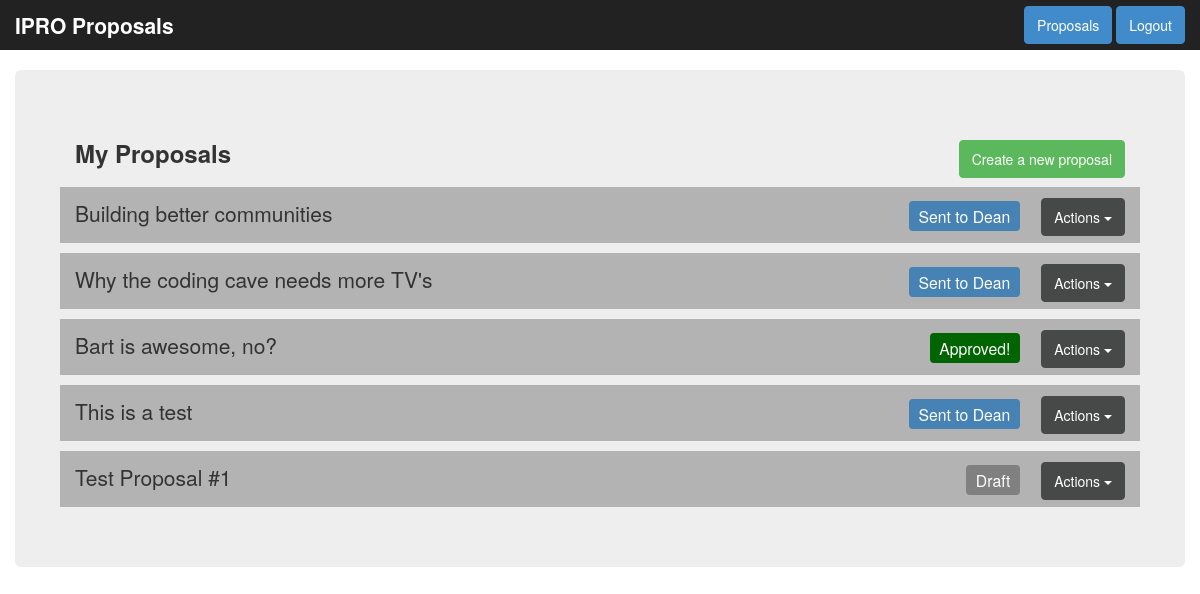
The page /dashboard.php (signed in) on the database as committed earlier.
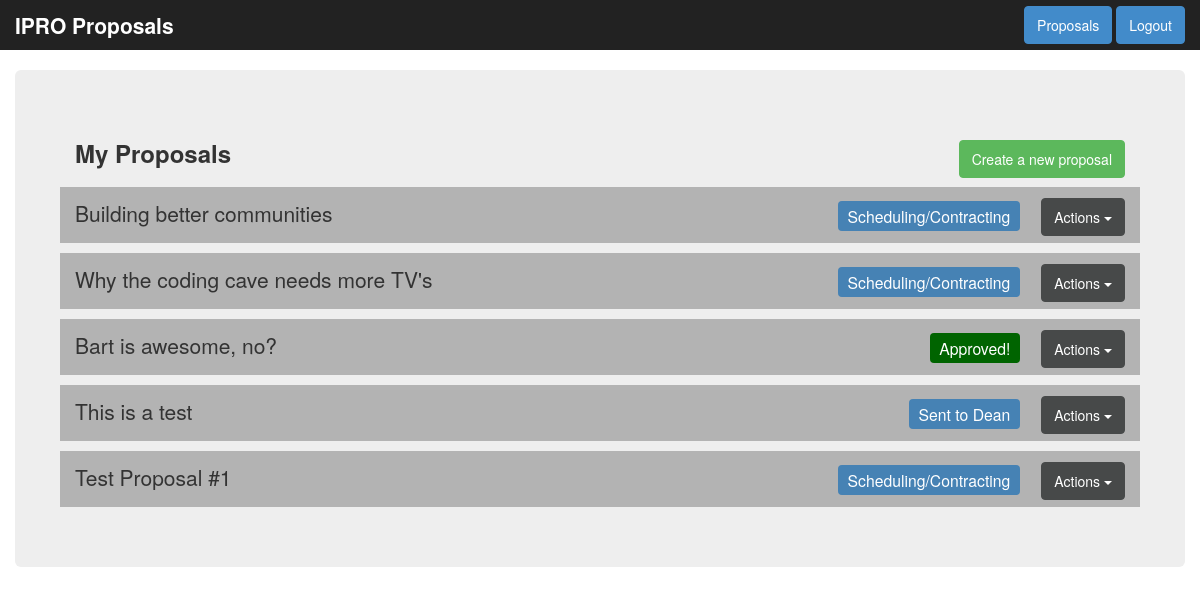
The same page on the database as committed later.
### tables this page shows
CREATE TABLE IF NOT EXISTS `proposals` (
  `ID` int(9) NOT NULL AUTO_INCREMENT,
  `Instructor` varchar(255) NOT NULL,
  `InstructorEmail` varchar(255) NOT NULL,
  `CoInstructor` varchar(255) NOT NULL,
  `CoInstructorEmail` varchar(255) NOT NULL,
  `Sponsor` varchar(255) NOT NULL,
  `ApprovingDean` int(9) NOT NULL,
  `Title` varchar(255) NOT NULL,
  `Problem` text NOT NULL,
  `Objective` text NOT NULL,
  `Approach` text NOT NULL,
  `Semester` varchar(255) NOT NULL,
  `Days` text NOT NULL,
  `Time` varchar(255) NOT NULL,
  `CourseNumber` int(3) NOT NULL,
  `OwnerID` int(9) NOT NULL,
  `status` int(1) NOT NULL,
  PRIMARY KEY (`ID`)
);

### classes/Proposal.php (called while the page is built, shortened)
<?php
class Proposal {
    private $ID;
    private $Title;
    private $status;
    function __construct($proposalID){
        $this->dbconn = new Database();
        $this->dbconn = $this->dbconn->getConnection();
        if(intval($proposalID != 0)){
            $loadProposalSql = "SELECT * FROM proposals WHERE ID='".intval($proposalID)."' LIMIT 1";
            $loadProposalResult = $this->dbconn->query($loadProposalSql);
            if($loadProposalResult->num_rows == 1){
                $rows = $loadProposalResult->fetch_assoc();
                $this->ID = $rows['ID'];
                $this->Title = $rows['Title'];
                $this->status = $rows['status'];
            }
        }
    }
    static function getMyProposals(){
        $dbconnlocal = new Database();
        $dbconnlocal = $dbconnlocal->getConnection();
        $sql ="SELECT ID FROM proposals WHERE OwnerID='".intval($_SESSION['proposal_userID'])."'";
        $result = $dbconnlocal->query($sql);
        $proposalArray = array();
        while($row = $result->fetch_assoc()){
            $tempPropObj = new Proposal($row['ID']);
            array_push($proposalArray, $tempPropObj);
        }
        return $proposalArray;
    }
   function getID(){
       return $this->ID;
   }
   function getTitle(){
       return $this->Title;
   }
   function getStatus(){
       return $this->status;
   }
   static function convertStatusToText($statusID){
       switch ($statusID){
           case 0:
               $statusText = 'Draft';
               break;
           case 2:
               $statusText = 'Sent to Dean';
               break;
           case 5:
               $statusText = 'Scheduling/Contracting';
               break;
           case 6:
               $statusText = 'Approved!';
               break;
       }
       return $statusText;
   }
   static function convertStatusToClassColor($statusID){
       switch ($statusID){
           case 0:
               $statusClass = 'label-1';
               break;
           case 2:
               $statusClass = 'label-2';
               break;
           case 5:
               $statusClass = 'label-6';
               break;
           case 6:
               $statusClass = 'label-7';
               break;
       }
       return $statusClass;
   }
}
?>

### classes/Database.php (called while the page is built, shortened)
<?php
class Database{
    private static $database_conn;
    private static $databaseConnected = false;
    function __construct(){
        if(!self::$databaseConnected){
            include('config/database_config.php');
            self::$database_conn = new mysqli($database_location,$database_username,$database_password,$database_name);
            self::$databaseConnected = true;
            }
    }
    public function getConnection(){
        return self::$database_conn;
    }
}
?>

### dashboard.php (the view, shortened to what this page needs)
<!DOCTYPE html>
<html lang="en  ">
<head>
  <link href="css/bootstrap.min.css" rel="stylesheet">
  <link href="css/style.css" rel="stylesheet">
</head>
<body>
<?php
    include_once('include/nav.php');
?>
<div id="dashboard">
  <div class="container jumbotron">
    <div class="title">
      <h3>
        My Proposals
        <div class="pull-right">
          <a href="Proposal.php?newFlag=1" class="btn btn-success">Create a new proposal</a>
        </div>
      </h3>
    </div>
      <?php
        $proposalArray = Proposal::getMyProposals();
      ?>
    <ul id="proposal-list">
       <?php
       for($i=0;$i<count($proposalArray);$i++){
           echo '<li class="proposal-item row">
                    <div class="col-lg-7">
                        <a href="showProposal.php?proposalID='.$proposalArray[$i]->getID().'"><span>'.$proposalArray[$i]->getTitle().'</span></a>
                    </div>
                    <div class="col-lg-5 text-right">
                        <span class="label '.Proposal::convertStatusToClassColor($proposalArray[$i]->getStatus()).'">'.Proposal::convertStatusToText($proposalArray[$i]->getStatus()).'</span>
                        <div class="btn-group">
                            <button type="button" class="btn btn-default dropdown-toggle" data-toggle="dropdown">
                              Actions <span class="caret"></span>
                            </button>
                            <ul class="dropdown-menu">
                                <li><a href="Proposal.php?proposalID='.$proposalArray[$i]->getID().'">Edit</a></li>
                                <li><a href="showProposal.php?proposalID='.$proposalArray[$i]->getID().'">View</a></li>
                                <li><a href="#">Submit</a></li>
                                <li><a href="#">Archive</a></li>
                            </ul>
                        </div>
                    </div>
                </li>';
       }
       ?>
</body>
</html>

Rows that differ between the two databases and show on the page:
changed proposals "Building better communities": status "Sent to Dean" → "Scheduling/Contracting"
changed proposals "Why the coding cave needs more TV's": status "Sent to Dean" → "Scheduling/Contracting"
changed proposals "Test Proposal #1": status "Draft" → "Scheduling/Contracting"
